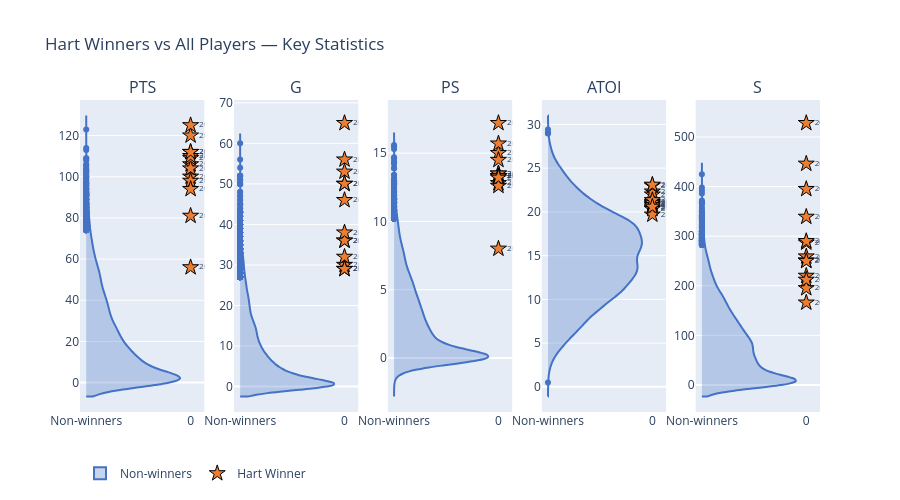

Notebook source saved alongside this figure:
### Markdown cell above
### 3.2 Where Hart Winners Sit in the Distribution

### Code cell
# Compare Hart winners vs. all players on key metrics
winners_df = df[df['HART'] == 1]
others_df  = df[df['HART'] == 0]

metrics = ['PTS', 'G', 'PS', 'ATOI', 'S']
fig = make_subplots(rows=1, cols=len(metrics), subplot_titles=metrics,
                    shared_yaxes=False)

for i, metric in enumerate(metrics, 1):
    # All players as violin
    fig.add_trace(go.Violin(
        y=others_df[metric], name='Non-winners',
        line_color='#4472C4', fillcolor='rgba(68,114,196,0.3)',
        showlegend=(i == 1), side='positive', width=1.8
    ), row=1, col=i)
    # Winners as red stars
    fig.add_trace(go.Scatter(
        x=[0] * len(winners_df), y=winners_df[metric],
        mode='markers+text',
        marker=dict(color='#ED7D31', size=12, symbol='star',
                    line=dict(color='black', width=1)),
        text=winners_df['Season'].astype(str),
        textposition='middle right',
        textfont=dict(size=8),
        name='Hart Winner', showlegend=(i == 1)
    ), row=1, col=i)

fig.update_layout(
    title="Hart Winners vs All Players — Key Statistics",
    height=500,
    legend=dict(orientation='h', y=-0.15)
)
fig.show()

### Figure 1 — Plotly figure (JSON) as saved in the notebook; plotly's stock layout.template omitted (floating-point values rounded to 4 significant figures; data arrays with more than 128 entries replaced by an {"elided": "..."} marker saying what was removed)
{"data": [{"fillcolor": "rgba(68,114,196,0.3)", "line": {"color": "#4472C4"}, "name": "Non-winners", "showlegend": true, "side": "positive", "type": "violin", "width": 1.8, "xaxis": "x", "y": {"elided": "11401 int values"}, "yaxis": "y"}, {"marker": {"color": "#ED7D31", "line": {"color": "black", "width": 1}, "size": 12, "symbol": "star"}, "mode": "markers+text", "name": "Hart Winner", "showlegend": true, "text": ["2017", "2016", "2015", "2014", "2013", "2012", "2011", "2010", "2009", "2008", "2007", "2006", "2004"], "textfont": {"size": 8}, "textposition": "middle right", "type": "scatter", "x": [0, 0, 0, 0, 0, 0, 0, 0, 0, 0, 0, 0, 0], "xaxis": "x", "y": [100, 106, 81, 104, 56, 109, 98, 112, 110, 112, 120, 125, 94], "yaxis": "y"}, {"fillcolor": "rgba(68,114,196,0.3)", "line": {"color": "#4472C4"}, "name": "Non-winners", "showlegend": false, "side": "positive", "type": "violin", "width": 1.8, "xaxis": "x2", "y": {"elided": "11401 int values"}, "yaxis": "y2"}, {"marker": {"color": "#ED7D31", "line": {"color": "black", "width": 1}, "size": 12, "symbol": "star"}, "mode": "markers+text", "name": "Hart Winner", "showlegend": false, "text": ["2017", "2016", "2015", "2014", "2013", "2012", "2011", "2010", "2009", "2008", "2007", "2006", "2004"], "textfont": {"size": 8}, "textposition": "middle right", "type": "scatter", "x": [0, 0, 0, 0, 0, 0, 0, 0, 0, 0, 0, 0, 0], "xaxis": "x2", "y": [30, 46, 53, 36, 32, 50, 50, 29, 56, 65, 36, 29, 38], "yaxis": "y2"}, {"fillcolor": "rgba(68,114,196,0.3)", "line": {"color": "#4472C4"}, "name": "Non-winners", "showlegend": false, "side": "positive", "type": "violin", "width": 1.8, "xaxis": "x3", "y": {"elided": "11401 float values"}, "yaxis": "y3"}, {"marker": {"color": "#ED7D31", "line": {"color": "black", "width": 1}, "size": 12, "symbol": "star"}, "mode": "markers+text", "name": "Hart Winner", "showlegend": false, "text": ["2017", "2016", "2015", "2014", "2013", "2012", "2011", "2010", "2009", "2008", "2007", "2006", "2004"], "textfont": {"size": 8}, "textposition": "middle right", "type": "scatter", "x": [0, 0, 0, 0, 0, 0, 0, 0, 0, 0, 0, 0, 0], "xaxis": "x3", "y": [12.8, 15.0, 12.6, 13.5, 8.0, 15.7, 13.3, 13.5, 14.5, 17.2, 13.3, 13.3, 13.2], "yaxis": "y3"}, {"fillcolor": "rgba(68,114,196,0.3)", "line": {"color": "#4472C4"}, "name": "Non-winners", "showlegend": false, "side": "positive", "type": "violin", "width": 1.8, "xaxis": "x4", "y": {"elided": "11401 float values"}, "yaxis": "y4"}, {"marker": {"color": "#ED7D31", "line": {"color": "black", "width": 1}, "size": 12, "symbol": "star"}, "mode": "markers+text", "name": "Hart Winner", "showlegend": false, "text": ["2017", "2016", "2015", "2014", "2013", "2012", "2011", "2010", "2009", "2008", "2007", "2006", "2004"], "textfont": {"size": 8}, "textposition": "middle right", "type": "scatter", "x": [0, 0, 0, 0, 0, 0, 0, 0, 0, 0, 0, 0, 0], "xaxis": "x4", "y": [21.13, 20.41, 20.32, 21.98, 20.88, 21.03, 22.32, 19.68, 23.0, 23.1, 20.76, 21.33, 20.59], "yaxis": "y4"}, {"fillcolor": "rgba(68,114,196,0.3)", "line": {"color": "#4472C4"}, "name": "Non-winners", "showlegend": false, "side": "positive", "type": "violin", "width": 1.8, "xaxis": "x5", "y": {"elided": "11401 int values"}, "yaxis": "y5"}, {"marker": {"color": "#ED7D31", "line": {"color": "black", "width": 1}, "size": 12, "symbol": "star"}, "mode": "markers+text", "name": "Hart Winner", "showlegend": false, "text": ["2017", "2016", "2015", "2014", "2013", "2012", "2011", "2010", "2009", "2008", "2007", "2006", "2004"], "textfont": {"size": 8}, "textposition": "middle right", "type": "scatter", "x": [0, 0, 0, 0, 0, 0, 0, 0, 0, 0, 0, 0, 0], "xaxis": "x5", "y": [251, 287, 395, 259, 220, 339, 290, 166, 528, 446, 250, 195, 212], "yaxis": "y5"}], "layout": {"annotations": [{"font": {"size": 16}, "showarrow": false, "text": "PTS", "x": 0.084, "xanchor": "center", "xref": "paper", "y": 1.0, "yanchor": "bottom", "yref": "paper"}, {"font": {"size": 16}, "showarrow": false, "text": "G", "x": 0.292, "xanchor": "center", "xref": "paper", "y": 1.0, "yanchor": "bottom", "yref": "paper"}, {"font": {"size": 16}, "showarrow": false, "text": "PS", "x": 0.5, "xanchor": "center", "xref": "paper", "y": 1.0, "yanchor": "bottom", "yref": "paper"}, {"font": {"size": 16}, "showarrow": false, "text": "ATOI", "x": 0.708, "xanchor": "center", "xref": "paper", "y": 1.0, "yanchor": "bottom", "yref": "paper"}, {"font": {"size": 16}, "showarrow": false, "text": "S", "x": 0.916, "xanchor": "center", "xref": "paper", "y": 1.0, "yanchor": "bottom", "yref": "paper"}], "height": 500, "legend": {"orientation": "h", "y": -0.15}, "title": {"text": "Hart Winners vs All Players — Key Statistics"}, "xaxis": {"anchor": "y", "domain": [0.0, 0.168]}, "xaxis2": {"anchor": "y2", "domain": [0.208, 0.376]}, "xaxis3": {"anchor": "y3", "domain": [0.416, 0.584]}, "xaxis4": {"anchor": "y4", "domain": [0.624, 0.792]}, "xaxis5": {"anchor": "y5", "domain": [0.832, 1.0]}, "yaxis": {"anchor": "x", "domain": [0.0, 1.0]}, "yaxis2": {"anchor": "x2", "domain": [0.0, 1.0]}, "yaxis3": {"anchor": "x3", "domain": [0.0, 1.0]}, "yaxis4": {"anchor": "x4", "domain": [0.0, 1.0]}, "yaxis5": {"anchor": "x5", "domain": [0.0, 1.0]}}}
